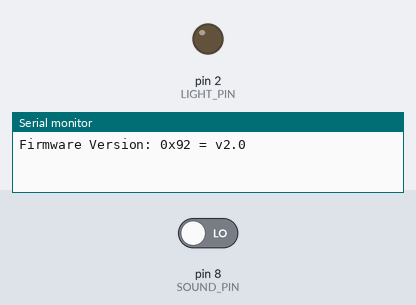
Recording of a sketch running on a simulated Arduino Uno, built with avr-gcc and run on an emulated ATmega328P. On the bench: output pins drawn as LEDs (lit = HIGH), the last lines printed to the serial monitor. The test bench sets the inputs (shaded band); at power-on: pin 8 (SOUND_PIN) LOW. Pins used as bus, display or sensor lines are not drawn.

Above: at 1.2 s.
1.3 s: pin 8 (SOUND_PIN) driven HIGH
At 1.8 s:
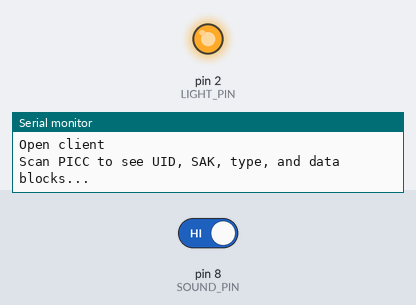
Timing chart, 0 to 4.3 s (numbered marks = the images above; inputs shaded):
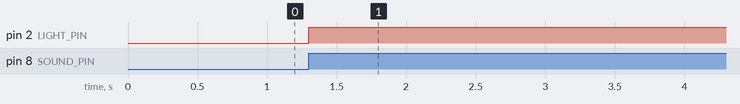

The sketch:

arduino_code.ino
```cpp
/* This code is a modified version of André Balboa's RFID library for MFRC522 sensor.
 */


/* Follow the pin diagram below for your specific board
 * -----------------------------------------------------------------------------------------
 *             MFRC522      Arduino       Arduino   Arduino    Arduino          Arduino
 *             Reader/PCD   Uno/101       Mega      Nano v3    Leonardo/Micro   Pro Micro
 * Signal      Pin          Pin           Pin       Pin        Pin              Pin
 * -----------------------------------------------------------------------------------------
 * RST/Reset   RST          9             5         D9         RESET/ICSP-5     RST
 * SPI SS      SDA(SS)      10            53        D10        10               10
 * SPI MOSI    MOSI         11 / ICSP-4   51        D11        ICSP-4           16
 * SPI MISO    MISO         12 / ICSP-1   50        D12        ICSP-1           14
 * SPI SCK     SCK          13 / ICSP-3   52        D13        ICSP-3           15
 */

#include <SPI.h>
#include <MFRC522.h>

#define LIGHT_PIN       2          // Optional, activity light
#define SOUND_PIN       8          // Sound sensor
#define RST_PIN         9          // Configurable, see typical pin layout above
#define SS_PIN          10         // Configurable, see typical pin layout above

MFRC522 mfrc522(SS_PIN, RST_PIN);  // Create MFRC522 instance

int counter = 0;
boolean clientOpen = false;

void setup() {
	Serial.begin(9600);		// Initialize serial communications with the PC
  pinMode(SOUND_PIN, INPUT);
  pinMode(LIGHT_PIN, OUTPUT);
	while (!Serial);		// Do nothing if no serial port is opened (added for Arduinos based on ATMEGA32U4)
	SPI.begin();			// Init SPI bus
	mfrc522.PCD_Init();		// Init MFRC522
	delay(4);				// Optional delay. Some board do need more time after init to be ready, see Readme
	mfrc522.PCD_DumpVersionToSerial();	// Show details of PCD - MFRC522 Card Reader details
}

// Since activity light is optional, a lot of the code below can be removed

void loop() {

  if (digitalRead(SOUND_PIN) && counter < 3) {
    digitalWrite(LIGHT_PIN, HIGH);
    delay(100);
    digitalWrite(LIGHT_PIN, LOW);
    counter += 1;
  }

  if (counter == 3) {
    if (!clientOpen) {
      clientOpen = true;
      digitalWrite(LIGHT_PIN, HIGH);
      Serial.println("Open client");
      Serial.println(F("Scan PICC to see UID, SAK, type, and data blocks..."));
    }

    // Reset the loop if no new card present on the sensor/reader. This saves the entire process when idle.
    if ( ! mfrc522.PICC_IsNewCardPresent()) {
      return;
    }

    // Select one of the cards
    if ( ! mfrc522.PICC_ReadCardSerial()) {
      return;
    }

    // Dump debug info about the card; PICC_HaltA() is automatically called
    mfrc522.PICC_DumpToSerial(&(mfrc522.uid));
    counter = 0;
    clientOpen = false;
    digitalWrite(LIGHT_PIN, LOW);
  }
}
```

Measured:
- after the input at 1.3 s, pin 2 (LIGHT_PIN): LOW → HIGH at once
